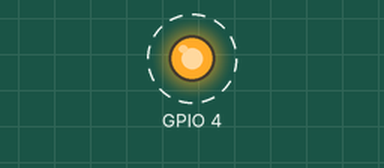
This program was run on a simulated Raspberry Pi (BCM pin numbers). Parts: output pins drawn as LEDs (lit = HIGH). Dashed ring = blinking. At 10.0 s the program stops and its outputs stay as they are.

Above: at 0.5 s.
Timing chart, 0 to 4.6 s (numbered marks = the images above):
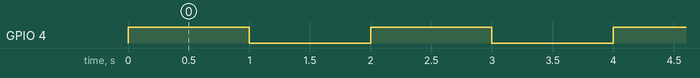

Measured:
- by itself, GPIO 4: alternates HIGH for 1.0 s and LOW for 1.0 s, 10 changes in all, then stays LOW

The program:

blink_led.py
```python
#import the GPIO and time package
import RPi.GPIO as GPIO
import time
GPIO.setmode(GPIO.BCM)
GPIO.setup(4, GPIO.OUT)
# loop through 50 times, on/off for 1 second
for i in range(5):
    GPIO.output(4,True)
    time.sleep(1)
    GPIO.output(4,False)
    time.sleep(1)
GPIO.cleanup()
```
